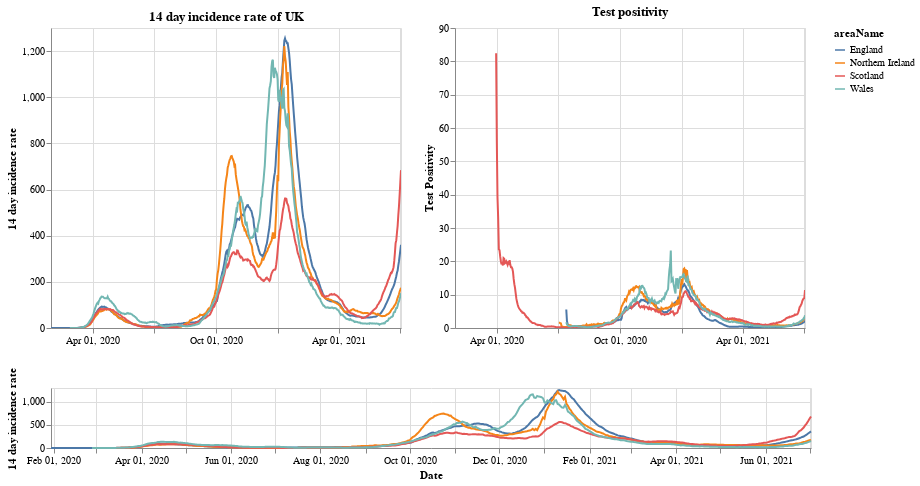

Here is the notebook cell this chart was saved with:
### Markdown cell above
# Plots

First a plot with each country in the UK. The top right shows the positivity rate for (which is the percentage of registered tests which were positive) while the top left is the 14 day incidence rate. The bottom chart can be used to select the timeframe (does not work on a mobile device).

### Code cell
#collapse
brush = alt.selection(type='interval', name='DateBrush',encodings=['x'],fields=['Time'])
leg_selection = alt.selection_multi(fields=['areaName'], bind='legend')

base = alt.Chart(uk_cases).mark_line().encode(
    x=alt.X("yearmonthdate(date):T", axis=alt.Axis(title='Date')),
    y=alt.Y("twoWeeklyCasesRate:Q", axis=alt.Axis(title='14 day incidence rate')),
    tooltip=['areaName', 'date','twoWeeklyCasesRate', 'testPositivity'],
    color='areaName',
    opacity=alt.condition(leg_selection, alt.value(2), alt.value(0.1))
).add_selection(leg_selection).properties(width=350)

upper = base.encode(alt.X('yearmonthdate(date):T', axis=alt.Axis(title=''),
                         scale=alt.Scale(domain=brush))
                   ).properties(title=f'14 day incidence rate of UK')
upper_right = upper.encode(alt.Y('testPositivity:Q', axis=alt.Axis(title='Test Positivity'))).properties(title='Test positivity')
lower = base.properties(height=60, width = 760).add_selection(brush)

(upper | upper_right) & lower

### Figure 1 — Vega-Lite specification as saved in the notebook (floating-point values rounded to 4 significant figures; data arrays with more than 128 entries replaced by an {"elided": "..."} marker saying what was removed)
{"config": {"view": {"continuousWidth": 400, "continuousHeight": 300}}, "vconcat": [{"hconcat": [{"mark": "line", "encoding": {"color": {"type": "nominal", "field": "areaName"}, "opacity": {"condition": {"value": 2, "selection": "selector001"}, "value": 0.1}, "tooltip": [{"type": "nominal", "field": "areaName"}, {"type": "temporal", "field": "date"}, {"type": "quantitative", "field": "twoWeeklyCasesRate"}, {"type": "quantitative", "field": "testPositivity"}], "x": {"type": "temporal", "axis": {"title": ""}, "field": "date", "scale": {"domain": {"selection": "DateBrush"}}, "timeUnit": "yearmonthdate"}, "y": {"type": "quantitative", "axis": {"title": "14 day incidence rate"}, "field": "twoWeeklyCasesRate"}}, "selection": {"selector001": {"type": "multi", "fields": ["areaName"], "bind": "legend"}}, "title": "14 day incidence rate of UK", "width": 350}, {"mark": "line", "encoding": {"color": {"type": "nominal", "field": "areaName"}, "opacity": {"condition": {"value": 2, "selection": "selector001"}, "value": 0.1}, "tooltip": [{"type": "nominal", "field": "areaName"}, {"type": "temporal", "field": "date"}, {"type": "quantitative", "field": "twoWeeklyCasesRate"}, {"type": "quantitative", "field": "testPositivity"}], "x": {"type": "temporal", "axis": {"title": ""}, "field": "date", "scale": {"domain": {"selection": "DateBrush"}}, "timeUnit": "yearmonthdate"}, "y": {"type": "quantitative", "axis": {"title": "Test Positivity"}, "field": "testPositivity"}}, "selection": {"selector001": {"type": "multi", "fields": ["areaName"], "bind": "legend"}}, "title": "Test positivity", "width": 350}]}, {"mark": "line", "encoding": {"color": {"type": "nominal", "field": "areaName"}, "opacity": {"condition": {"value": 2, "selection": "selector001"}, "value": 0.1}, "tooltip": [{"type": "nominal", "field": "areaName"}, {"type": "temporal", "field": "date"}, {"type": "quantitative", "field": "twoWeeklyCasesRate"}, {"type": "quantitative", "field": "testPositivity"}], "x": {"type": "temporal", "axis": {"title": "Date"}, "field": "date", "timeUnit": "yearmonthdate"}, "y": {"type": "quantitative", "axis": {"title": "14 day incidence rate"}, "field": "twoWeeklyCasesRate"}}, "height": 60, "selection": {"selector001": {"type": "multi", "fields": ["areaName"], "bind": "legend"}, "DateBrush": {"type": "interval", "encodings": ["x"], "fields": ["Time"]}}, "width": 760}], "data": {"name": "data-3dae72cf147b056b0ec4adda22b1b008"}, "$schema": "https://vega.github.io/schema/vega-lite/v4.8.1.json", "datasets": {"data-3dae72cf147b056b0ec4adda22b1b008": {"elided": "1988 records"}}}
